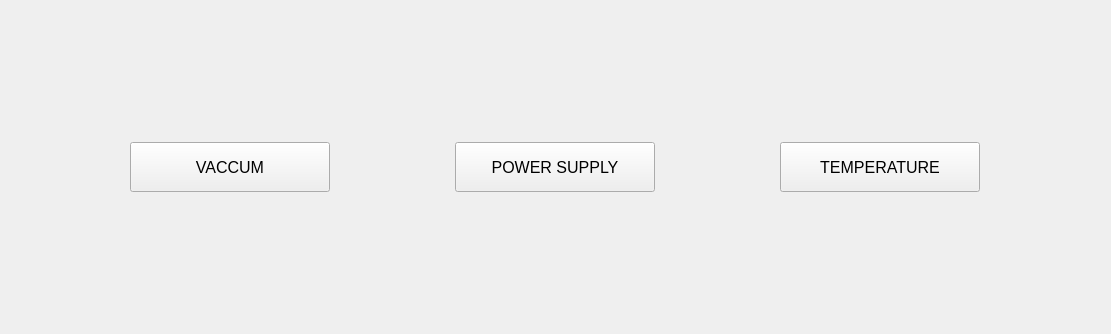
         <widget class="QWidget" name="scrollarealtb">
          <property name="geometry">
           <rect>
            <x>0</x>
            <y>0</y>
            <width>1111</width>
            <height>334</height>
           </rect>
          </property>
          <layout class="QGridLayout" name="gridLayout_13">
           <item row="0" column="1">
            <widget class="QPushButton" name="btnpsltb">
             <property name="enabled">
              <bool>true</bool>
             </property>
             <property name="sizePolicy">
              <sizepolicy hsizetype="Fixed" vsizetype="Fixed">
               <horstretch>0</horstretch>
               <verstretch>0</verstretch>
              </sizepolicy>
             </property>
             <property name="minimumSize">
              <size>
               <width>200</width>
               <height>50</height>
              </size>
             </property>
             <property name="maximumSize">
              <size>
               <width>200</width>
               <height>50</height>
              </size>
             </property>
             <property name="font">
              <font>
               <family>Cantarell</family>
               <pointsize>12</pointsize>
              </font>
             </property>
             <property name="text">
              <string>POWER SUPPLY</string>
             </property>
             <property name="iconSize">
              <size>
               <width>16</width>
               <height>16</height>
              </size>
             </property>
            </widget>
           </item>
           <item row="0" column="2">
            <widget class="QPushButton" name="btntempltb">
             <property name="enabled">
              <bool>true</bool>
             </property>
             <property name="sizePolicy">
              <sizepolicy hsizetype="Fixed" vsizetype="Fixed">
               <horstretch>0</horstretch>
               <verstretch>0</verstretch>
              </sizepolicy>
             </property>
             <property name="minimumSize">
              <size>
               <width>200</width>
               <height>50</height>
              </size>
             </property>
             <property name="maximumSize">
              <size>
               <width>200</width>
               <height>50</height>
              </size>
             </property>
             <property name="font">
              <font>
               <family>Cantarell</family>
               <pointsize>12</pointsize>
              </font>
             </property>
             <property name="text">
              <string>TEMPERATURE</string>
             </property>
             <property name="iconSize">
              <size>
               <width>16</width>
               <height>16</height>
              </size>
             </property>
            </widget>
           </item>
           <item row="0" column="0">
            <widget class="QPushButton" name="btnvacltb">
             <property name="enabled">
              <bool>true</bool>
             </property>
             <property name="sizePolicy">
              <sizepolicy hsizetype="Fixed" vsizetype="Fixed">
               <horstretch>0</horstretch>
               <verstretch>0</verstretch>
              </sizepolicy>
             </property>
             <property name="minimumSize">
              <size>
               <width>200</width>
               <height>50</height>
              </size>
             </property>
             <property name="maximumSize">
              <size>
               <width>200</width>
               <height>50</height>
              </size>
             </property>
             <property name="font">
              <font>
               <family>Cantarell</family>
               <pointsize>12</pointsize>
              </font>
             </property>
             <property name="text">
              <string>VACCUM</string>
             </property>
             <property name="iconSize">
              <size>
               <width>16</width>
               <height>16</height>
              </size>
             </property>
            </widget>
           </item>
          </layout>
         </widget>
